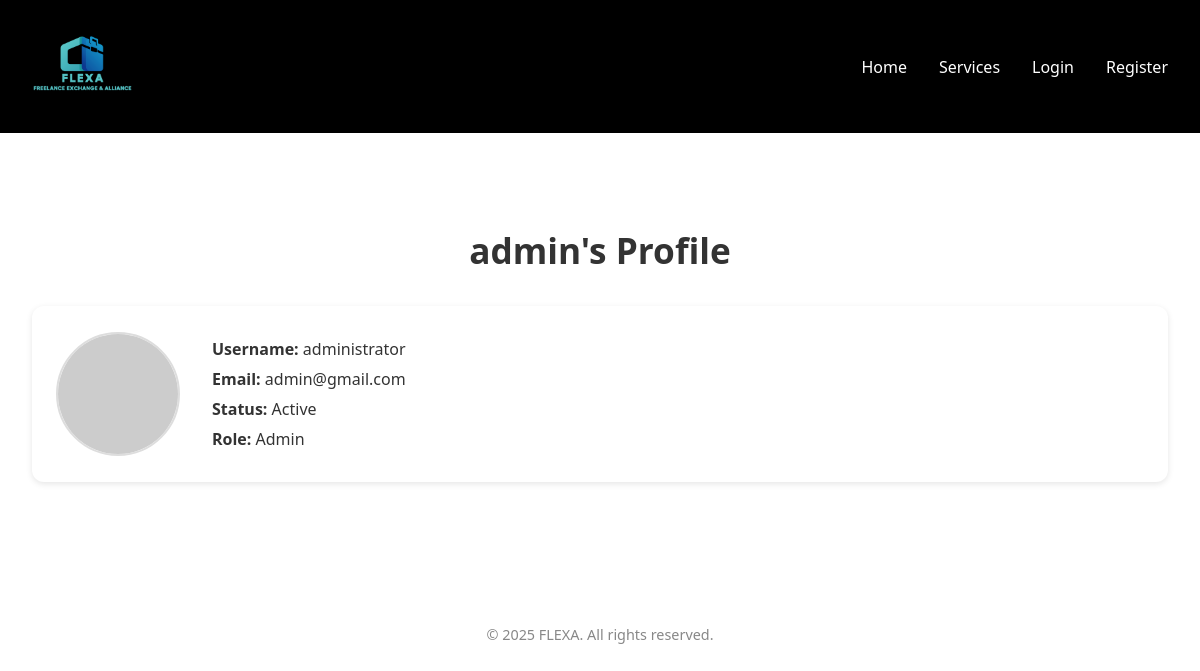
Page /pages/user.php?id=1 on the committed database.
### tables this page shows
CREATE TABLE User
(
    userId            INTEGER,
    name              NVARCHAR(255),
    username          VARCHAR(255),
    email             VARCHAR(255),
    password          VARCHAR(255),
    isAdmin           BOOLEAN     DEFAULT 0,
    profilePictureURL VARCHAR(1023),
    status            VARCHAR(15) DEFAULT 'inactive',

    CONSTRAINT User_PK PRIMARY KEY (userId),
    CONSTRAINT User_email_unique UNIQUE (email),
    CONSTRAINT User_username_unique UNIQUE (username),
    CONSTRAINT User_name_NN CHECK (name IS NOT NULL),
    CONSTRAINT User_username_NN CHECK (username IS NOT NULL),
    CONSTRAINT User_email_NN CHECK (email IS NOT NULL),
    CONSTRAINT User_password_NN CHECK (password IS NOT NULL),
    CONSTRAINT User_isAdmin_NN CHECK (isAdmin IS NOT NULL),
    CONSTRAINT User_status_NN CHECK (status IS NOT NULL),
    CONSTRAINT User_isAdmin_CK CHECK (isAdmin IN (0, 1)),
    CONSTRAINT User_status_CK CHECK (status IN ('active', 'inactive'))
);

### pages/user.php (called while the page is built, shortened)
<?php
require_once(__DIR__ . '/../database/connection.db.php');
require_once(__DIR__ . '/../templates/common.tpl.php');
require_once(__DIR__ . '/../templates/user.tpl.php');
require_once(__DIR__ . '/../model/user.class.php');
$id = intval($_GET['id']);
$db = getDatabaseConnection();
$user = User::getUserById($db, $id);
drawUserProfile($user);

### model/user.class.php (called while the page is built, shortened)
<?php
class User
{
    private string $name;
    private string $username;
    private string $email;
    private bool $isAdmin;
    private string $profilePicture;
    private string $status;
    public function __construct(
        int    $id,
        string $name,
        string $username,
        string $email,
        string $password,
        bool   $isAdmin,
        string $profilePicture,
        string $status
    )
    {
        $this->name = $name;
        $this->username = $username;
        $this->email = $email;
        $this->isAdmin = $isAdmin;
        $this->profilePicture = $profilePicture;
        $this->status = $status;
    }
    public function getName(): string
    {
        return $this->name;
    }
    public function getUsername(): string
    {
        return $this->username;
    }
    public function getEmail(): string
    {
        return $this->email;
    }
    public function isAdmin(): bool
    {
        return $this->isAdmin;
    }
    public function getProfilePicture(): string
    {
        return $this->profilePicture;
    }
    public function getStatus(): string
    {
        return $this->status;
    }
    public static function getUserById(PDO $db, int $id): ?User
    {
        $stmt = $db->prepare("SELECT * FROM User WHERE userId = :id");
        $stmt->bindParam(":id", $id);
        $stmt->execute();
        $data = $stmt->fetch();
        return new User(
            intval($data['userId']),
            $data['name'],
            $data['username'],
            $data['email'],
            $data['password'],
            boolval($data['isAdmin']),
            $data['profilePictureURL'],
            $data['status']
        );
    }
}

### templates/user.tpl.php (the view, shortened to what this page needs)
<?php
require_once(__DIR__ . '/../model/user.class.php');
function drawUserProfile(User $user): void
{ ?>
    <section class="section profile-section">
        <div class="container">
            <h2 class="section-title"><?= $user->getName() ?>'s Profile</h2>
            <div class="profile-card">
                <img src="<?= $user->getProfilePicture() ?>" alt="Profile Picture"
                     class="profile-picture">
                <div class="profile-details">
                    <p><strong>Username:</strong> <?= $user->getUsername() ?></p>
                    <p><strong>Email:</strong> <?= $user->getEmail() ?></p>
                    <p><strong>Status:</strong> <?= ucfirst($user->getStatus()) ?></p>
                    <p><strong>Role:</strong> <?= $user->isAdmin() ? 'Admin' : 'User' ?></p>
                </div>
            </div>
        </div>
    </section>
<?php } ?>

### css/style.css (style rules this page uses)
body { margin: 0; background: #ffffff; color: #333; font-family: 'Segoe UI', sans-serif; padding: 0; }
.container { max-width: 1200px; margin: 0 auto; padding: 2rem; }
.section { padding: 4rem 2rem; }
.section-title { text-align: center; font-size: 2.2rem; margin-bottom: 2rem; font-weight: 600; }
.profile-section { padding: 2rem 0; }
.profile-card { display: flex; align-items: center; gap: 2rem; background-color: #fff; padding: 1.5rem; border-radius: 12px; box-shadow: 0 2px 6px rgba(0, 0, 0, 0.1); }
.profile-picture { width: 120px; height: 120px; border-radius: 50%; object-fit: cover; border: 2px solid #ddd; }
.profile-details p { margin: 0.5rem 0; font-size: 1rem; }

### rows in the picture
user: name "admin", username "administrator", email "admin@gmail.com", status "Active"
